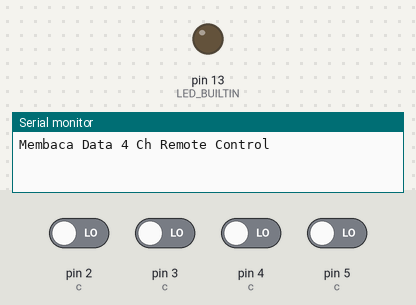
This sketch was run on a simulated Arduino Uno, built with avr-gcc and run on an emulated ATmega328P. Parts: output pins drawn as LEDs (lit = HIGH), the last lines printed to the serial monitor. The inputs (shaded band) are chosen by the test bench; at power-on: pin 2 (c), pin 3 (c), pin 4 (c), pin 5 (c) LOW.

Above: at 1.2 s.
1.3 s: pin 2 (c) driven HIGH
At 2.2 s:
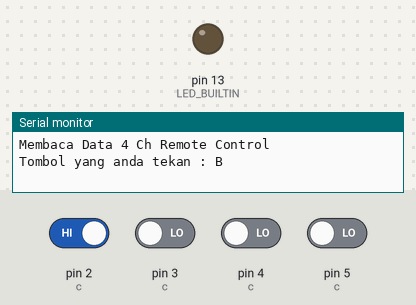
2.9 s: pin 2 (c) driven LOW and pin 3 (c) driven HIGH
At 3.4 s:
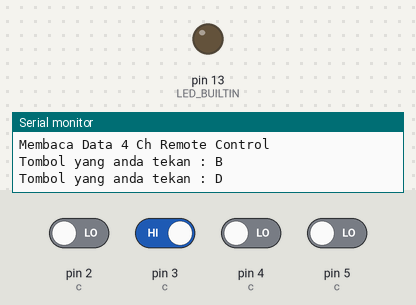
4.5 s: pin 3 (c) driven LOW and pin 4 (c) driven HIGH
At 5.8 s:
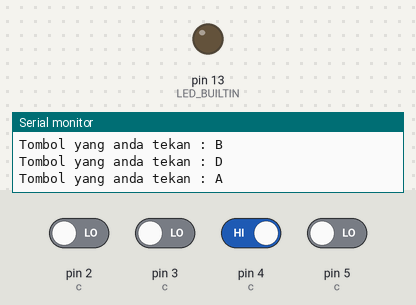
Timing chart, 0 to 7.5 s (numbered marks = the images above; inputs shaded):
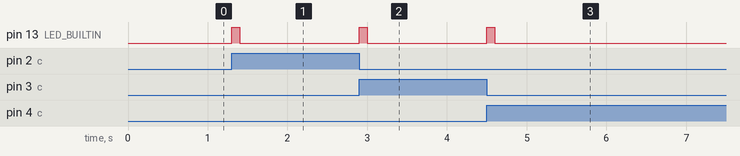

Measured:
- after the input at 1.3 s, pin 13 (LED_BUILTIN): LOW → HIGH at once, → LOW 0.10 s later
- after the input at 2.9 s, pin 13 (LED_BUILTIN): LOW → HIGH at once, → LOW 0.10 s later
- after the input at 4.5 s, pin 13 (LED_BUILTIN): LOW → HIGH at once, → LOW 0.10 s later

The sketch:

remote.ino
```cpp
/****************************************
   200 PROYEK ARDUINO
   Membaca Data 4 Ch remote Control Modul YK04
   Input : Remote Control
   Output : Serial Monitor
   22 Januari 2019
   Status : OK
   www.tokotronik.com
 ******************************/
bool prevState;
byte c;
void setup() {
    pinMode(2, INPUT);
    pinMode(3, INPUT);
    pinMode(4, INPUT);
    pinMode(5, INPUT);
  pinMode(LED_BUILTIN,OUTPUT);
  Serial.begin(9600); // setting baud rate
  Serial.println("Membaca Data 4 Ch Remote Control");
}
void flash(){
  digitalWrite(LED_BUILTIN,HIGH);
  delay(100);
  digitalWrite(LED_BUILTIN,LOW);
}
void loop() {
  if (digitalRead(2) == HIGH) { // Button B pressed
    if (prevState == LOW) {
      flash();
      Serial.println("Tombol yang anda tekan : B");
      c = 2;
    }
  }
  if (digitalRead(3) == HIGH && prevState == LOW ) { // Button D pressed
    if (prevState == LOW) {
      flash();
      Serial.println("Tombol yang anda tekan : D");
      c = 3;
    }
  }
  if (digitalRead(4) == HIGH && prevState == LOW) { // Button A pressed
    if (prevState == LOW) {
      flash();
      Serial.println("Tombol yang anda tekan : A");
      c = 4;
    }
  }
  if (digitalRead(5) == HIGH && prevState == LOW) { // Button C pressed
    if (prevState == LOW) {
      flash();
      Serial.println("Tombol yang anda tekan : C");
      c = 5;
    }
  }
  (c > 0) ? prevState = digitalRead(c) : 0;
}
```
